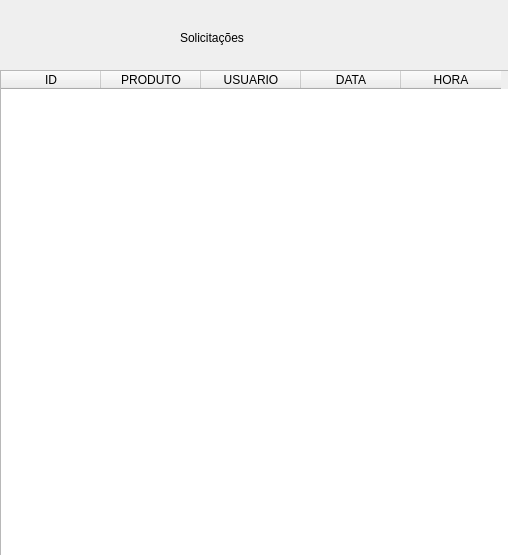
<?xml version="1.0" encoding="UTF-8"?>
<ui version="4.0">
 <class>Dialog</class>
 <widget class="QDialog" name="Dialog">
  <property name="geometry">
   <rect>
    <x>0</x>
    <y>0</y>
    <width>508</width>
    <height>555</height>
   </rect>
  </property>
  <property name="windowTitle">
   <string>Dialog</string>
  </property>
  <widget class="QTableWidget" name="tableWidget">
   <property name="geometry">
    <rect>
     <x>0</x>
     <y>70</y>
     <width>511</width>
     <height>491</height>
    </rect>
   </property>
   <column>
    <property name="text">
     <string>ID</string>
    </property>
   </column>
   <column>
    <property name="text">
     <string>PRODUTO</string>
    </property>
   </column>
   <column>
    <property name="text">
     <string>USUARIO</string>
    </property>
   </column>
   <column>
    <property name="text">
     <string>DATA</string>
    </property>
   </column>
   <column>
    <property name="text">
     <string>HORA</string>
    </property>
   </column>
  </widget>
  <widget class="QLabel" name="label">
   <property name="geometry">
    <rect>
     <x>180</x>
     <y>30</y>
     <width>91</width>
     <height>16</height>
    </rect>
   </property>
   <property name="text">
    <string>Solicitações</string>
   </property>
  </widget>
 </widget>
 <resources/>
 <connections/>
</ui>
